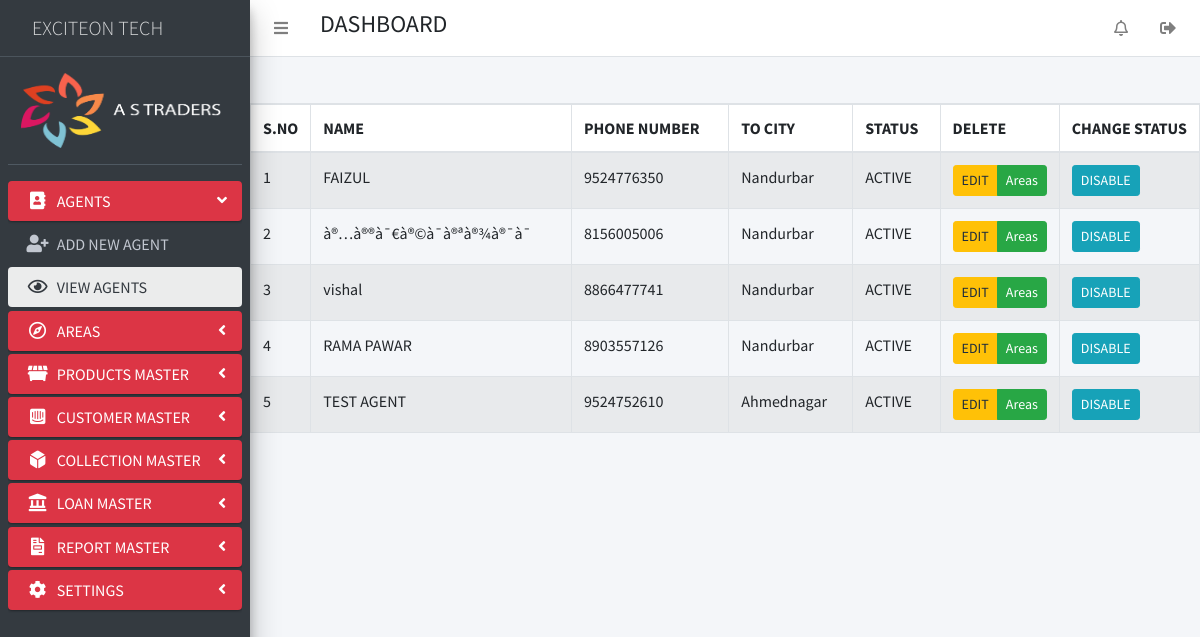
Page /index.php?status=viewAgents (signed in) on the committed database.
### tables this page shows
CREATE TABLE `agents` (
  `AGENT_ID` int(11) NOT NULL,
  `AGENT_NAME` varchar(50) DEFAULT NULL,
  `AGENT_ADDRESS` varchar(250) DEFAULT NULL,
  `AGENT_ADHAR_NO` varchar(20) DEFAULT NULL,
  `AGENT_PHONE_NUMBER` varchar(20) DEFAULT NULL,
  `AGENT_FOR_CITY` varchar(30) DEFAULT NULL,
  `AGENT_STATUS` varchar(255) NOT NULL DEFAULT 'ACTIVE'
);

CREATE TABLE `districts` (
  `DISTRICT_ID` int(11) NOT NULL,
  `DISTRICT_NAME` varchar(50) DEFAULT NULL
);

### pages/viewagent/viewAgent.php (the view, shortened to what this page needs)
<?php
include_once "./assets/css_links.php";
include_once "./config.php";
$sql = "SELECT * FROM `agents`,districts WHERE agents.AGENT_FOR_CITY=districts.DISTRICT_ID";
$stmt = $conn->prepare($sql);
$stmt->execute();
$agent_list_fecthed = $stmt->fetchAll(PDO::FETCH_ASSOC);
?>
 <div class="content-wrapper" style="min-height: 1419.6px;">
    <section class="content-header">
    </section>
    <div class="container p-0">
           <div class="" style="height:200px;" >
                <table class="table table-striped table-head-fixed text-nowrap table-bordered" id="viewAgentTable">
                  <thead>
                    <tr>
                      <th style="width: 10px">S.NO</th>
                      <th>NAME</th>
                      <th>PHONE NUMBER</th>
                      <th>TO CITY</th>
                      <th>STATUS</th>
                      <th style="width: 40px">DELETE</th>
                      <th style="width: 40px">CHANGE STATUS</th>
                    </tr>
                  </thead>
                  <tbody>
                  <div class="card table-responsive">
                   <?php
foreach ($agent_list_fecthed as $sno => $agents_list) {
                    $current_status="ACTIVE";
                    $color="success";
                    if($agents_list['AGENT_STATUS']=="ACTIVE")
                    {
                       $current_status="DISABLE";
                       $color="info";
                    }
             echo '<tr>
                     <td>' . ++$sno . '</td>
                     <td>' . $agents_list["AGENT_NAME"] . '</td>
                     <td>
                       ' . $agents_list["AGENT_PHONE_NUMBER"] . '
                     </td>
                     <td>
                     ' . $agents_list["DISTRICT_NAME"] . '
                   </td>
                   <td>
                   ' . $agents_list["AGENT_STATUS"] . '
                    </td>
                     <td>
                     <div class="btn-group">
                        <button type="button" class="btn btn-sm btn-warning agentViewModel" data-toggle="modal" id=' . $agents_list["AGENT_ID"] . ' data-target="#modal-lg">
                         EDIT
                        </button>
                        <button type="button" class="btn btn-sm btn-success agentAreas"  id=' . $agents_list["AGENT_ID"] . '>
                         Areas
                       </button>
                     </div>
                     <td>
                        <div class="btn-group">
                            <button type="button" class="btn btn-sm btn-'.$color.' diableAgent"  id=' . $agents_list["AGENT_ID"] . '>'. $current_status.'
                            </button>
                        </div>
                      <input type="hidden" value='.$agents_list["AGENT_STATUS"].' id="currentStatus">
                    </td>
                   </tr>';
}
?>
           </div>
                  </tbody>
                </table>
             </div>
          </div>
        </div>
        </div>

### index.php (shortened to what this page needs)
<!DOCTYPE html>
<html>
<head>
  <?php
    include_once("assets/css_links.php");
  ?>
</head>
<body class="hold-transition sidebar-mini layout-fixed">
<div class="wrapper">
<?php
  include_once("menu/staff_menu.php");
?>
</body>
</html>

### assets/css_links.php (shortened to what this page needs)
<link rel="stylesheet" href="assets/plugins/fontawesome-free/css/all.min.css">
<link rel="stylesheet" href="https://code.ionicframework.com/ionicons/2.0.1/css/ionicons.min.css">
<link rel="stylesheet" href="assets/plugins/tempusdominus-bootstrap-4/css/tempusdominus-bootstrap-4.min.css">
<link rel="stylesheet" href="assets/plugins/icheck-bootstrap/icheck-bootstrap.min.css">
<link rel="stylesheet" href="assets/plugins/jqvmap/jqvmap.min.css">
<link rel="stylesheet" href="assets/dist/css/adminlte.min.css">
<link rel="stylesheet" href="assets/plugins/overlayScrollbars/css/OverlayScrollbars.min.css">
<link rel="stylesheet" href="assets/plugins/daterangepicker/daterangepicker.css">
<link rel="stylesheet" href="assets/plugins/summernote/summernote-bs4.css">
<link rel="stylesheet" type="text/css" href="https://cdn.datatables.net/v/bs4/jszip-2.5.0/dt-1.11.2/b-2.0.0/b-html5-2.0.0/b-print-2.0.0/datatables.min.css"/>
<link rel="stylesheet" type="text/css" href="https://cdn.datatables.net/datetime/1.1.1/css/dataTables.dateTime.min.css"/>
<link href="https://cdn.jsdelivr.net/npm/select2@4.1.0-rc.0/dist/css/select2.min.css" rel="stylesheet" />

### menu/staff_menu.php (shortened to what this page needs)
<?php
include_once("./config.php");
?>
  <nav class="main-header navbar navbar-expand navbar-white navbar-light">
    <ul class="navbar-nav">
      <li class="nav-item">
        <a class="nav-link" data-widget="pushmenu" href="#" role="button"><i class="fas fa-bars"></i></a>
      </li>
    </ul>
    <form class="form-inline ml-3">
      <div class="input-group input-group-sm">
        <h4>DASHBOARD</h4>
      </div>
    </form>
    <ul class="navbar-nav ml-auto">
      <li class="nav-item">
        <a class="nav-link" href="" role="button">
          <i class="far fa-bell"></i>
        </a>
      </li>
      <li class="nav-item">
        <a class="nav-link" href="logout.php" role="button">
          <i class="fas fa-sign-out-alt"></i>
        </a>
      </li>
    </ul>
  </nav>
  <aside class="main-sidebar sidebar-dark-danger elevation-4 ">
    <a href="index.html<?php echo '?status=' ?>" class="brand-link ">
      <span class="brand-text font-weight-light px-4">EXCITEON TECH</span>
    </a>
    <div class="sidebar">
      <div class="user-panel mt-3 pb-3 mb-3 d-flex">
        <div class="image">
          <a href="index.php" class="d-block">
            <img src="menu/menuLogo/AS TRADERS.png" style="width:200px; height: 75px;" alt="User Image">
          </a>
        </div>
        <div class="info ">
        </div>
      </div>
      <nav class="mt-2">
        <ul class="nav nav-pills nav-sidebar flex-column" data-widget="treeview" role="menu" data-accordion="false">
          <li class="nav-item has-treeview ">
            <a href="#" class="nav-link active">
              <i class="nav-icon fas fa-address-book "></i>
              <p>
                AGENTS
                <i class="right fas fa-angle-left"></i>
              </p>
            </a>
            <ul class="nav nav-treeview">
              <li class="nav-item">
                <a href="<?php echo '?status=newAgent' ?>" class="nav-link ">
                  <i class="nav-icon fas fa-user-plus"></i>
                  <p>
                    ADD NEW AGENT
                  </p>
                </a>
              </li>
              <li class="nav-item">
                <a href="<?php echo '?status=viewAgents' ?>" class="nav-link ">
                  <i class="nav-icon far fa-eye"></i>
                  <p>
                    VIEW AGENTS
                  </p>
                </a>
              </li>
            </ul>
          </li>
          <ul class="nav nav-pills nav-sidebar flex-column" data-widget="treeview" role="menu" data-accordion="false">
            <li class="nav-item has-treeview ">
              <a href="#" class="nav-link active">
                <i class="nav-icon far fa-compass"></i>
                <p>
                  AREAS
                  <i class="right fas fa-angle-left"></i>
                </p>
              </a>
            </li>
            <ul class="nav nav-pills nav-sidebar flex-column" data-widget="treeview" role="menu" data-accordion="false">
              <li class="nav-item has-treeview ">
                <a href="#" class="nav-link active">
                  <i class="nav-icon fas fa-dumpster"></i>
                  <p>
                    PRODUCTS MASTER
                    <i class="right fas fa-angle-left"></i>
                  </p>
                </a>
              </li>
              <ul class="nav nav-pills nav-sidebar flex-column" data-widget="treeview" role="menu"
                data-accordion="false">
                <li class="nav-item has-treeview ">
                  <a href="#" class="nav-link active">
                    <i class="nav-icon fab fa-intercom"></i>
                    <p>
                      CUSTOMER MASTER
                      <i class="right fas fa-angle-left"></i>
                    </p>
                  </a>
                </li>
                <ul class="nav nav-pills nav-sidebar flex-column" data-widget="treeview" role="menu"
                  data-accordion="false">
                  <li class="nav-item has-treeview ">
                    <a href="#" class="nav-link active">
                      <i class="nav-icon fas fa-dice-d6"></i>
                      <p>
                        COLLECTION MASTER
                        <i class="right fas fa-angle-left"></i>
                      </p>
                    </a>
                  </li>
                    <li class="nav-item has-treeview ">
                      <a href="#" class="nav-link active">
                        <i class="nav-icon fas fa-landmark"></i>
                        <p>
                          LOAN MASTER
                          <i class="right fas fa-angle-left"></i>
                        </p>
                      </a>
                    </li>
                  <li class="nav-item has-treeview ">
                      <a href="#" class="nav-link active">
                        <i class="nav-icon fas fa-file-invoice"></i>
                        <p>
                          REPORT MASTER
                          <i class="right fas fa-angle-left"></i>
                        </p>
                      </a>
                    </li>
                  <li class="nav-item has-treeview ">
                    <a href="#" class="nav-link active">
                      <i class="nav-icon fas fa-cog"></i>
                      <p>
                        SETTINGS
                        <i class="right fas fa-angle-left"></i>
                      </p>
                    </a>
                  </li>
      </nav>
    </div>
  </aside>
  <?php
@$chk = $_REQUEST["status"];
if ($chk =="") {
    include_once "./pages/dashboard.php";
} elseif ($chk == "newAgent") {
    include_once "./pages/newAgent/newAgent.php";
} elseif ($chk == "viewAgents") {
    include_once "./pages/viewagent/viewAgent.php";
} elseif ($chk == "newArea") {
    include_once "./pages/addNewArea/addNewArea.php";
}
elseif ($chk == "viewArea") {
  include_once "./pages/viewArea/viewArea.php";
}
elseif ($chk == "viewBrand") {
    include_once "./pages/viewBrand/viewBrand.php";
}
elseif ($chk == "newBrand") {
  include_once "./pages/addBrand/addBrand.php";
}
elseif ($chk == "addProduct") {
  include_once "./pages/addProduct/addProduct.php";
}
elseif ($chk == "viewProduct") {
  include_once "./pages/viewProducts/viewProduct.php";
}
elseif ($chk == "dataTable") {
  include_once "./pages/testdata/testdata.php";
}
elseif ($chk == "addCustomer") {
  include_once "./pages/addCustomer/addCustomer.php";
}
elseif ($chk == "newLoan") {
  include_once "./pages/newLoan/addNewLoan.php";
}
elseif ($chk == "takeLoan") {
  include_once "./pages/takeLoan/takeLoan.php";
}
elseif ($chk == "masterCollectionList") {
  include_once "./pages/masterCollectionList/masterCollectionList.php";
}
elseif ($chk == "payLoan") {
  include_once "./pages/payLoan/payLoan.php";
}
elseif ($chk == "sales") {
  include_once "./pages/sales/salesDashboard.php";
}
elseif ($chk == "viewCustomer") {
  include_once "./pages/viewCustomer/viewCustomer.php";
}
elseif ($chk == "viewTransaction") {
  include_once "./pages/viewTransaction/viewTransaction.php";
}
elseif ($chk == "changePassword") {
  include_once "./pages/changePassword/changePassword.php";
}
elseif ($chk == "todayTransaction") {
  include_once "./pages/todayTransaction/todayTransaction.php";
}
elseif ($chk == "areasofagents") {
  include_once "./pages/areasofagents/areasofagents.php";
}
elseif ($chk == "singleAgentcollection") {
  include_once "./pages/singleAgentcollection/singleAgentcollection.php";
}
elseif ($chk == "Reports") {
  include_once "./pages/Reports/Reports.php";
}
elseif($chk=="singleAgentTodayTransaction")
{
  include_once "./pages/singleAgentTodayTransaction/singleAgentTodayTransaction.php";
}
elseif($chk=="inVoiceOfCustomer")
{
  include_once "./pages/inVoiceOfCustomer/inVoiceOfCustomer.php";
}
elseif($chk=="AgentReport")
{
  include_once "./pages/AgentReport/AgentReport.php";
}
elseif($chk=="totalSalesReport")
{
  include_once "./pages/totalSalesReport/totalSalesReport.php";
}
elseif($chk=="unPaidListReport")
{
  include_once "./pages/unPaidListReport/unPaidListReport.php";
}
elseif($chk=="zeroBalanceList")
{
  include_once "./pages/zeroBalanceList/zeroBalanceList.php";
}
elseif($chk=="monthlyAgentReport")
{
  include_once "./pages/monthlyAgentReport/monthlyAgentReport.php";
}
?>

### rows in the picture
agents: AGENT_NAME "FAIZUL", AGENT_PHONE_NUMBER "9524776350", districts.DISTRICT_NAME "Nandurbar", AGENT_STATUS "ACTIVE", AGENT_STATUS "DISABLE"
agents: AGENT_NAME "à®…à®®à¯€à®©à¯à®ªà®¾à®¯à¯", AGENT_PHONE_NUMBER "8156005006", districts.DISTRICT_NAME "Nandurbar", AGENT_STATUS "ACTIVE", AGENT_STATUS "DISABLE"
agents: AGENT_NAME "vishal", AGENT_PHONE_NUMBER "8866477741", districts.DISTRICT_NAME "Nandurbar", AGENT_STATUS "ACTIVE", AGENT_STATUS "DISABLE"
agents: AGENT_NAME "RAMA PAWAR", AGENT_PHONE_NUMBER "8903557126", districts.DISTRICT_NAME "Nandurbar", AGENT_STATUS "ACTIVE", AGENT_STATUS "DISABLE"
agents: AGENT_NAME "TEST AGENT", AGENT_PHONE_NUMBER "9524752610", districts.DISTRICT_NAME "Ahmednagar", AGENT_STATUS "ACTIVE", AGENT_STATUS "DISABLE"
